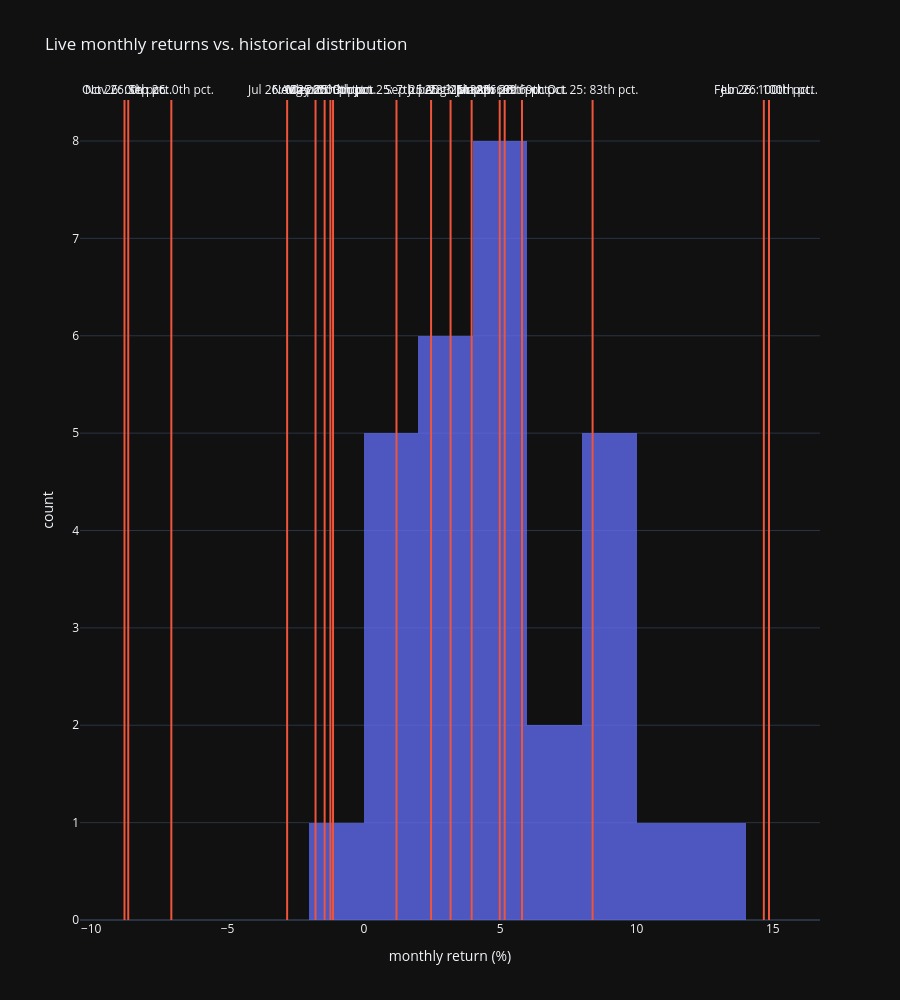

The cell this chart's notebook holds for it:
### Code cell
fig = go.Figure()
fig.add_trace(go.Histogram(x=hist_monthly * 100, nbinsx=10, name="historical monthly returns",
                            marker_color="#636EFA", opacity=0.75))
for date, r in live_monthly.items():
    fig.add_vline(x=r * 100, line_color="#EF553B", line_width=2,
                  annotation_text=f"{date.strftime('%b %y')}: {pct_ranks[date]:.0f}th pct.",
                  annotation_position="top")
fig.update_layout(title="Live monthly returns vs. historical distribution", template=TEMPLATE,
                   xaxis_title="monthly return (%)", yaxis_title="count", height = 1000)
fig.show()

### Figure 1 — Plotly figure (JSON) as saved in the notebook; plotly's stock layout.template omitted (floating-point values rounded to 4 significant figures)
{"data": [{"marker": {"color": "#636EFA"}, "name": "historical monthly returns", "nbinsx": 10, "opacity": 0.75, "type": "histogram", "x": [4.148, 8.442, 4.977, 4.96, 0.5059, 2.463, 4.061, 4.114, 8.39, 2.925, 8.369, -1.173, 6.185, 6.437, 9.133, 8.241, 3.975, 10.56, 1.39, 1.765, 1.83, 12.19, 4.01, 4.855, 3.263, 3.849, 4.034, 1.832, 2.126]}], "layout": {"annotations": [{"showarrow": false, "text": "Jun 25: 7th pct.", "x": 1.197, "xanchor": "center", "xref": "x", "y": 1, "yanchor": "bottom", "yref": "y domain"}, {"showarrow": false, "text": "Jul 25: 31th pct.", "x": 3.18, "xanchor": "center", "xref": "x", "y": 1, "yanchor": "bottom", "yref": "y domain"}, {"showarrow": false, "text": "Aug 25: 38th pct.", "x": 3.953, "xanchor": "center", "xref": "x", "y": 1, "yanchor": "bottom", "yref": "y domain"}, {"showarrow": false, "text": "Sep 25: 28th pct.", "x": 2.466, "xanchor": "center", "xref": "x", "y": 1, "yanchor": "bottom", "yref": "y domain"}, {"showarrow": false, "text": "Oct 25: 83th pct.", "x": 8.389, "xanchor": "center", "xref": "x", "y": 1, "yanchor": "bottom", "yref": "y domain"}, {"showarrow": false, "text": "Nov 25: 0th pct.", "x": -1.772, "xanchor": "center", "xref": "x", "y": 1, "yanchor": "bottom", "yref": "y domain"}, {"showarrow": false, "text": "Dec 25: 3th pct.", "x": -1.13, "xanchor": "center", "xref": "x", "y": 1, "yanchor": "bottom", "yref": "y domain"}, {"showarrow": false, "text": "Jan 26: 69th pct.", "x": 4.983, "xanchor": "center", "xref": "x", "y": 1, "yanchor": "bottom", "yref": "y domain"}, {"showarrow": false, "text": "Feb 26: 100th pct.", "x": 14.67, "xanchor": "center", "xref": "x", "y": 1, "yanchor": "bottom", "yref": "y domain"}, {"showarrow": false, "text": "Mar 26: 69th pct.", "x": 5.165, "xanchor": "center", "xref": "x", "y": 1, "yanchor": "bottom", "yref": "y domain"}, {"showarrow": false, "text": "Apr 26: 69th pct.", "x": 5.799, "xanchor": "center", "xref": "x", "y": 1, "yanchor": "bottom", "yref": "y domain"}, {"showarrow": false, "text": "May 26: 0th pct.", "x": -1.227, "xanchor": "center", "xref": "x", "y": 1, "yanchor": "bottom", "yref": "y domain"}, {"showarrow": false, "text": "Jun 26: 100th pct.", "x": 14.86, "xanchor": "center", "xref": "x", "y": 1, "yanchor": "bottom", "yref": "y domain"}, {"showarrow": false, "text": "Jul 26: 0th pct.", "x": -2.814, "xanchor": "center", "xref": "x", "y": 1, "yanchor": "bottom", "yref": "y domain"}, {"showarrow": false, "text": "Aug 26: 0th pct.", "x": -1.438, "xanchor": "center", "xref": "x", "y": 1, "yanchor": "bottom", "yref": "y domain"}, {"showarrow": false, "text": "Sep 26: 0th pct.", "x": -7.061, "xanchor": "center", "xref": "x", "y": 1, "yanchor": "bottom", "yref": "y domain"}, {"showarrow": false, "text": "Oct 26: 0th pct.", "x": -8.778, "xanchor": "center", "xref": "x", "y": 1, "yanchor": "bottom", "yref": "y domain"}, {"showarrow": false, "text": "Nov 26: 0th pct.", "x": -8.641, "xanchor": "center", "xref": "x", "y": 1, "yanchor": "bottom", "yref": "y domain"}], "height": 1000, "shapes": [{"line": {"color": "#EF553B", "width": 2}, "type": "line", "x0": 1.197, "x1": 1.197, "xref": "x", "y0": 0, "y1": 1, "yref": "y domain"}, {"line": {"color": "#EF553B", "width": 2}, "type": "line", "x0": 3.18, "x1": 3.18, "xref": "x", "y0": 0, "y1": 1, "yref": "y domain"}, {"line": {"color": "#EF553B", "width": 2}, "type": "line", "x0": 3.953, "x1": 3.953, "xref": "x", "y0": 0, "y1": 1, "yref": "y domain"}, {"line": {"color": "#EF553B", "width": 2}, "type": "line", "x0": 2.466, "x1": 2.466, "xref": "x", "y0": 0, "y1": 1, "yref": "y domain"}, {"line": {"color": "#EF553B", "width": 2}, "type": "line", "x0": 8.389, "x1": 8.389, "xref": "x", "y0": 0, "y1": 1, "yref": "y domain"}, {"line": {"color": "#EF553B", "width": 2}, "type": "line", "x0": -1.772, "x1": -1.772, "xref": "x", "y0": 0, "y1": 1, "yref": "y domain"}, {"line": {"color": "#EF553B", "width": 2}, "type": "line", "x0": -1.13, "x1": -1.13, "xref": "x", "y0": 0, "y1": 1, "yref": "y domain"}, {"line": {"color": "#EF553B", "width": 2}, "type": "line", "x0": 4.983, "x1": 4.983, "xref": "x", "y0": 0, "y1": 1, "yref": "y domain"}, {"line": {"color": "#EF553B", "width": 2}, "type": "line", "x0": 14.67, "x1": 14.67, "xref": "x", "y0": 0, "y1": 1, "yref": "y domain"}, {"line": {"color": "#EF553B", "width": 2}, "type": "line", "x0": 5.165, "x1": 5.165, "xref": "x", "y0": 0, "y1": 1, "yref": "y domain"}, {"line": {"color": "#EF553B", "width": 2}, "type": "line", "x0": 5.799, "x1": 5.799, "xref": "x", "y0": 0, "y1": 1, "yref": "y domain"}, {"line": {"color": "#EF553B", "width": 2}, "type": "line", "x0": -1.227, "x1": -1.227, "xref": "x", "y0": 0, "y1": 1, "yref": "y domain"}, {"line": {"color": "#EF553B", "width": 2}, "type": "line", "x0": 14.86, "x1": 14.86, "xref": "x", "y0": 0, "y1": 1, "yref": "y domain"}, {"line": {"color": "#EF553B", "width": 2}, "type": "line", "x0": -2.814, "x1": -2.814, "xref": "x", "y0": 0, "y1": 1, "yref": "y domain"}, {"line": {"color": "#EF553B", "width": 2}, "type": "line", "x0": -1.438, "x1": -1.438, "xref": "x", "y0": 0, "y1": 1, "yref": "y domain"}, {"line": {"color": "#EF553B", "width": 2}, "type": "line", "x0": -7.061, "x1": -7.061, "xref": "x", "y0": 0, "y1": 1, "yref": "y domain"}, {"line": {"color": "#EF553B", "width": 2}, "type": "line", "x0": -8.778, "x1": -8.778, "xref": "x", "y0": 0, "y1": 1, "yref": "y domain"}, {"line": {"color": "#EF553B", "width": 2}, "type": "line", "x0": -8.641, "x1": -8.641, "xref": "x", "y0": 0, "y1": 1, "yref": "y domain"}], "title": {"text": "Live monthly returns vs. historical distribution"}, "xaxis": {"title": {"text": "monthly return (%)"}}, "yaxis": {"title": {"text": "count"}}}}
